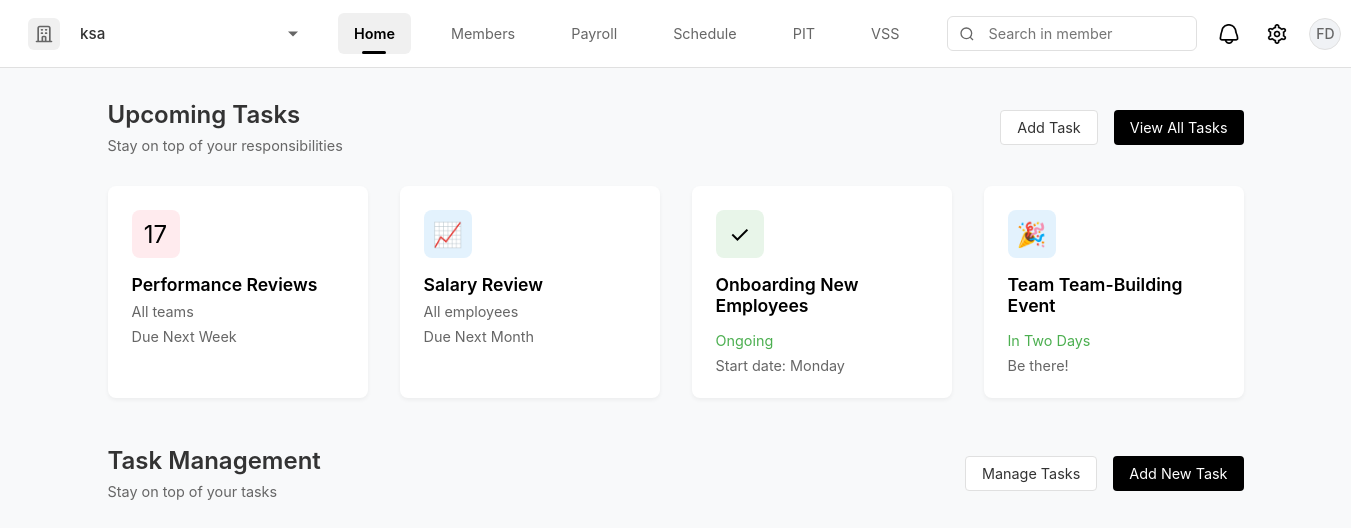
Screenshot of / (signed in) with the database file from the repository.
### app.py (models this page shows, shortened)
class Organization(db.Model):
    id = db.Column(db.Integer, primary_key=True)
    name = db.Column(db.String(120), nullable=False)
    industry = db.Column(db.String(80))
    size = db.Column(db.String(50))
    location = db.Column(db.String(120))
    logo_url = db.Column(db.String(255))
    created_at = db.Column(db.DateTime, default=datetime.utcnow)
    users = db.relationship('User', backref='org', lazy=True)

class User(db.Model):
    id = db.Column(db.Integer, primary_key=True)
    email = db.Column(db.String(120), unique=True, nullable=False)
    password = db.Column(db.String(80), nullable=False)
    first_name = db.Column(db.String(80))
    last_name = db.Column(db.String(80))
    preferred_name = db.Column(db.String(80))
    date_of_birth = db.Column(db.String(20))
    citizenship = db.Column(db.String(80))
    phone = db.Column(db.String(20))
    tax_residence = db.Column(db.String(80))
    department = db.Column(db.String(80))
    job_title = db.Column(db.String(80))
    seniority_level = db.Column(db.String(80))
    created_at = db.Column(db.DateTime, default=datetime.utcnow)
    profile_completed = db.Column(db.Boolean, default=False)
    organization_id = db.Column(db.Integer, db.ForeignKey('organization.id'))
    organization = db.relationship('Organization')
    avatar_url = db.Column(db.String(255))
    reset_token = db.Column(db.String(100), unique=True)
    reset_token_expiry = db.Column(db.DateTime)
    @property
    def name(self):
        if self.preferred_name:
            return self.preferred_name
        if self.first_name and self.last_name:
            return f"{self.first_name} {self.last_name}"
        return "None"

### app.py (the view)
@app.route('/')
def home():
    print("Accessing home route")
    if 'user_id' not in session:
        print("No user_id in session, redirecting to login")
        return redirect('/login')
    user = User.query.get(session['user_id'])
    print("User is logged in, serving home.html")
    return render_template('home.html', user=user)

### app.py (called while the page is built)
@app.context_processor
def inject_organization():
    if 'user_id' in session:
        user = User.query.get(session['user_id'])
        if user and user.organization_id:
            organization = Organization.query.get(user.organization_id)
            return {'organization': organization}
    return {'organization': None}

### templates/home.html (shortened to what this page needs)
{% extends "base.html" %}
{% block content %}
<div class="container">
    <div class="upcoming-tasks">
        <div class="section-header">
            <div>
                <h2 class="section-title">Upcoming Tasks</h2>
                <p class="section-subtitle">Stay on top of your responsibilities</p>
            </div>
            <div class="button-group">
                <button class="btn btn-outline">Add Task</button>
                <button class="btn btn-dark">View All Tasks</button>
            </div>
        </div>
        <div class="cards-grid">
            <div class="card">
                <div class="card-icon red">
                    <span style="font-size: 1.5rem;">17</span>
                </div>
                <h3 class="card-title">Performance Reviews</h3>
                <p class="card-subtitle">All teams</p>
                <p class="task-date">Due Next Week</p>
            </div>
            <div class="card">
                <div class="card-icon blue">
                    <span style="font-size: 1.5rem;">📈</span>
                </div>
                <h3 class="card-title">Salary Review</h3>
                <p class="card-subtitle">All employees</p>
                <p class="task-date">Due Next Month</p>
            </div>
            <div class="card">
                <div class="card-icon green">
                    <span style="font-size: 1.5rem;">✓</span>
                </div>
                <h3 class="card-title">Onboarding New Employees</h3>
                <p class="task-status">Ongoing</p>
                <p class="task-date">Start date: Monday</p>
            </div>
            <div class="card">
                <div class="card-icon blue">
                    <span style="font-size: 1.5rem;">🎉</span>
                </div>
                <h3 class="card-title">Team Team-Building Event</h3>
                <p class="task-status">In Two Days</p>
                <p class="task-date">Be there!</p>
            </div>
        </div>
    </div>
    <div class="task-management">
        <div class="section-header">
            <div>
                <h2 class="section-title">Task Management</h2>
                <p class="section-subtitle">Stay on top of your tasks</p>
            </div>
            <div class="button-group">
                <button class="btn btn-outline">Manage Tasks</button>
                <button class="btn btn-dark">Add New Task</button>
            </div>
        </div>
    </div>
</div>
{% endblock %}

### templates/base.html (shortened to what this page needs)
<!DOCTYPE html>
<html lang="en">
<head>
    <link rel="stylesheet" href="https://cdn.jsdelivr.net/npm/flatpickr/dist/flatpickr.min.css">
</head>
<body>
    {% if not hide_navbar %}
    <nav class="navbar">
        <div class="company-section">
            <div class="company-logo">
                <svg xmlns="http://www.w3.org/2000/svg" fill="none" viewBox="0 0 24 24" stroke="currentColor">
                    <path stroke-linecap="round" stroke-linejoin="round" stroke-width="2" d="M19 21V5a2 2 0 00-2-2H7a2 2 0 00-2 2v16m14 0h2m-2 0h-5m-9 0H3m2 0h5M9 7h1m-1 4h1m4-4h1m-1 4h1m-5 10v-5a1 1 0 011-1h2a1 1 0 011 1v5m-4 0h4" />
                </svg>
            </div>
            <select class="company-select" onchange="if(this.value === 'add') window.location.href='/organization/setup';">
                <option value="{{ organization.id if organization else '' }}">{{ organization.name if organization else 'Select organization' }}</option>
            </select>
        </div>
        <div class="nav-links">
            <a href="/" class="nav-link {% if request.path == '/' %}active{% endif %}">Home</a>
            <a href="/members" class="nav-link {% if request.path == '/members' %}active{% endif %}">Members</a>
            <a href="#" class="nav-link {% if request.path == '/payroll' %}active{% endif %}">Payroll</a>
            <a href="#" class="nav-link {% if request.path == '/schedule' %}active{% endif %}">Schedule</a>
            <a href="#" class="nav-link {% if request.path == '/pit' %}active{% endif %}">PIT</a>
            <a href="#" class="nav-link {% if request.path == '/vss' %}active{% endif %}">VSS</a>
        </div>
        <div class="search-section">
            <div class="search-bar-wrapper">
                <div class="search-icon">
                    <svg viewBox="0 0 24 24" fill="none" stroke="currentColor" stroke-width="2">
                        <circle cx="11" cy="11" r="8"></circle>
                        <path d="M21 21l-4.35-4.35"></path>
                    </svg>
                </div>
                <input type="text" class="search-bar" placeholder="Search in member">
            </div>
            <div class="user-profile">
                <div class="notification-icon">
                    <img src="{{ url_for('static', filename='images/bell.png') }}" alt="Notifications">
                </div>
                <a href="/settings" class="settings-icon">
                    <img src="{{ url_for('static', filename='images/settings.png') }}" alt="Settings">
                </a>
                <div class="profile-pic" id="profileButton">
                    {% if user and user.avatar_url %}
                        <img src="{{ user.avatar_url }}" alt="Profile" style="width: 100%; height: 100%; object-fit: cover;">
                    {% else %}
                        <div class="avatar-initials">
                            {% if user %}
                                {% if user.preferred_name %}
                                    {{ user.preferred_name[0].upper() }}
                                {% elif user.first_name and user.last_name %}
                                    {{ (user.first_name[0] + user.last_name[0]).upper() }}
                                {% elif user.first_name %}
                                    {{ user.first_name[0].upper() }}
                                {% elif user.email %}
                                    {{ user.email[0].upper() }}
                                {% else %}
                                    U
                                {% endif %}
                            {% else %}
                                G
                            {% endif %}
                        </div>
                    {% endif %}
                </div>
            </div>
        </div>
    </nav>
    {% endif %}
    {% block content %}{% endblock %}
</body>
</html>

### templates/base.html (style rules this page uses)
* { margin: 0; padding: 0; box-sizing: border-box; font-family: -apple-system, BlinkMacSystemFont, 'Segoe UI', Roboto, Oxygen, Ubuntu, Cantarell, sans-serif; }
body { background-color: #f8f9fa; min-height: 100vh; }
.navbar { background: white; padding: 0.75rem 1.5rem; border-bottom: 1px solid #e0e0e0; display: flex; align-items: center; gap: 2rem; position: sticky; top: 0; z-index: 100; }
.company-section { display: flex; align-items: center; gap: 0.75rem; padding: 0.25rem; position: relative; cursor: pointer; border-radius: 6px; transition: all 0.2s; }
.company-logo { width: 32px; height: 32px; display: flex; align-items: center; justify-content: center; background-color: #f0f0f0; border-radius: 6px; }
.company-logo svg { width: 20px; height: 20px; color: #666; }
.company-select { appearance: none; -webkit-appearance: none; -moz-appearance: none; background: transparent; border: none; padding: 0.5rem; padding-right: 1.5rem; font-size: 0.95rem; color: #333; cursor: pointer; min-width: 200px; font-weight: 500; }
.company-section::after { content: ''; position: absolute; right: 0.5rem; top: 50%; transform: translateY(-50%); width: 0; height: 0; border-left: 5px solid transparent; border-right: 5px solid transparent; border-top: 5px solid #666; }
select option { padding: 0.75rem 1rem; font-size: 0.95rem; }
.nav-links { display: flex; gap: 1.5rem; align-items: center; }
.nav-link { color: #666; text-decoration: none; font-size: 0.9rem; padding: 0.75rem 1rem; border-radius: 6px; transition: all 0.2s; position: relative; }
.nav-link.active { color: #000; font-weight: 600; background-color: #f0f0f0; }
.nav-link.active::after { content: ''; position: absolute; bottom: 0; left: 50%; transform: translateX(-50%); width: 24px; height: 3px; background-color: #000; border-radius: 2px; }
.search-section { margin-left: auto; display: flex; align-items: center; gap: 1rem; }
.search-bar-wrapper { position: relative; display: flex; align-items: center; }
.search-bar { padding: 0.5rem 1rem; padding-left: 2.5rem; border: 1px solid #e0e0e0; border-radius: 6px; width: 250px; font-size: 0.9rem; background: white; }
.search-icon { position: absolute; left: 0.75rem; color: #666; display: flex; align-items: center; justify-content: center; }
.search-icon svg { width: 16px; height: 16px; }
.user-profile { display: flex; align-items: center; gap: 1rem; position: relative; }
.notification-icon, .settings-icon { width: 32px; height: 32px; display: flex; align-items: center; justify-content: center; color: #666; cursor: pointer; padding: 0.5rem; border-radius: 50%; transition: all 0.2s; }
.notification-icon img { width: 20px; height: 20px; object-fit: contain; transition: all 0.2s; }
.settings-icon img { width: 20px; height: 20px; object-fit: contain; transition: all 0.2s; }
.profile-pic { width: 32px; height: 32px; border-radius: 50%; cursor: pointer; overflow: hidden; border: 1px solid #e0e0e0; background-color: #f0f2f5; display: flex; align-items: center; justify-content: center; }
.avatar-initials { font-size: 0.875rem; color: #666; font-weight: 500; display: flex; align-items: center; justify-content: center; width: 100%; height: 100%; text-transform: uppercase; }

### rows the page displays
Organization: name "ksa"
User: (user.first_name[0]+user.last_name[0]).upper() "FD"
